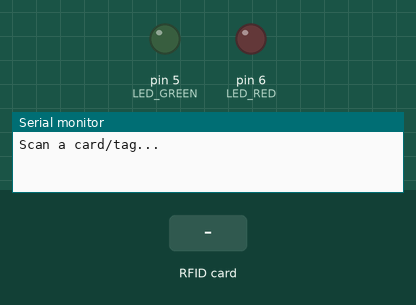
A sketch run on a simulated Arduino Uno, built with avr-gcc and run on an emulated ATmega328P. Shown: output pins drawn as LEDs (lit = HIGH), the last lines printed to the serial monitor. The test bench sets the inputs (shaded band). Pins used as bus, display or sensor lines are not drawn.

Above: at 1.2 s.
1.3 s: RFID card DE AD BE EF held to the reader
At 1.9 s:
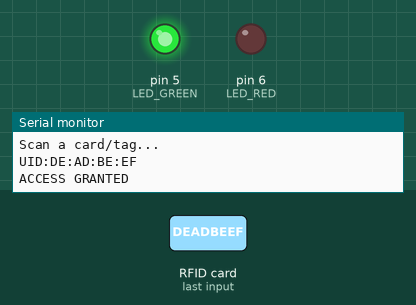
2.8 s: RFID card 5E 7A 19 C4 held to the reader
At 3.2 s:
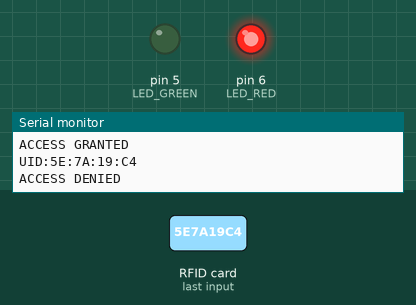
Timing chart, 0 to 5.8 s (numbered marks = the images above; inputs shaded):
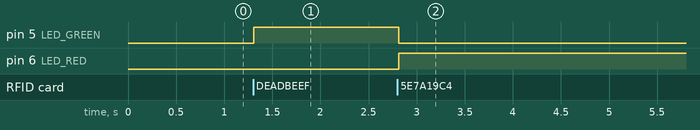

The sketch:

RFID.ino
```cpp
/*
Project:        Good or Bad Entry!!
Name:           Just Vic
Date:           Tomorrow
Purpose:        Simple RFID access control:
                  • Green LED = allowed access
                  • Red LED   = denied access
Libraries:      SPI
                MFRC522
Special-Items:  RFID reader (RC522), 2 LEDs with resistors
*/

#include <SPI.h>            // add SPI library for communication with RFID reader
#include <MFRC522.h>        // add MFRC522 library for RFID reader module

#define SS_PIN  10          // RC522: Slave Select (SDA) pin connected to D10
#define RST_PIN 9           // RC522: Reset pin connected to D9
MFRC522 rfid(SS_PIN, RST_PIN); // build an RFID reader object using these pins

const int LED_GREEN = 5;       // pin for green LED (access granted indicator)
const int LED_RED   = 6;       // pin for red LED (access denied indicator)

// list of allowed card UIDs (4 bytes each) use your own tag / student ID?
byte allowedUIDs[][4] =
{
  { 0xDE, 0xAD, 0xBE, 0xEF }     // example UID
};
const int ALLOWED_COUNT = sizeof(allowedUIDs) / sizeof(allowedUIDs[0]); // number of allowed cards

// function: checks if the scanned card's UID matches one in the allowed list
bool isAllowed(byte *uid, byte len)
{
  if (len < 4) return false;     // if UID length is less than 4 bytes, deny access
  for (int i = 0; i < ALLOWED_COUNT; i++)
  {
    bool match = true;
    for (int j = 0; j < 4; j++)
    {
      if (uid[j] != allowedUIDs[i][j])
      {
        match = false;
        break;                     // stop checking this allowed UID if any byte mismatches
      }
    }
    if (match) return true;        // You are in dude!!!
  }
  return false;                    // Nah man, you need another card....
}

void setup()
{
  Serial.begin(9600);              // serial monitor at 9600 baud for debugging
  SPI.begin();                     // SPI bus for RC522 communication
  rfid.PCD_Init();                 // RC522 RFID reader

  pinMode(LED_GREEN, OUTPUT);      // LED pins as outputs
  pinMode(LED_RED,   OUTPUT);

  digitalWrite(LED_GREEN, LOW);    // ensure LEDs start OFF
  digitalWrite(LED_RED,   LOW);

  Serial.println("Scan a card/tag..."); // tells user via serial monitor
}

void loop()
{
  if (!rfid.PICC_IsNewCardPresent()) return;    // if no new card is present, skip rest
  if (!rfid.PICC_ReadCardSerial())    return;   // if we can't read the card's UID, skip

  byte *uid = rfid.uid.uidByte; // array containing card’s UID bytes
  byte  len = rfid.uid.size;    // number of bytes in the UID

  // print the UID to serial monitor for reference/debugging
  Serial.print("UID:");
  for (byte i = 0; i < len; i++)
  {
    Serial.print(uid[i], HEX);
    if (i < len - 1) Serial.print(":");
  }
  Serial.println();

  // See if the card is allowed
  if (isAllowed(uid, len))
  {
    Serial.println("ACCESS GRANTED");
    digitalWrite(LED_GREEN, HIGH);   // Kick ON green LED
    digitalWrite(LED_RED,   LOW);    // Kick OFF red LED
  }
    else
  {
    Serial.println("ACCESS DENIED");
    digitalWrite(LED_GREEN, LOW);    // Kick OFF green LED
    digitalWrite(LED_RED,   HIGH);   // Kick ON red LED
  }

  rfid.PICC_HaltA();              // no further reading of the current card
  rfid.PCD_StopCrypto1();         // stop encryption for security

  delay(1000);                    // waits 1 second before next scan (gives time to remove tag)
}
```

Measured:
- after the input at 1.3 s, pin 5 (LED_GREEN): LOW → HIGH at once
- after the input at 2.8 s, pin 5 (LED_GREEN): HIGH → LOW at once; pin 6 (LED_RED): LOW → HIGH at once
